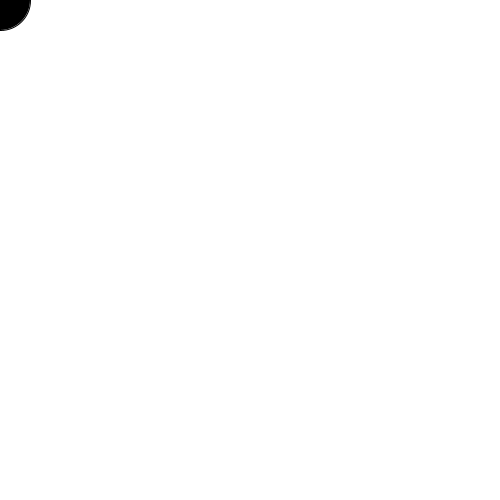
Frame 1 (no input)
Frame 60 (the mouse pressed at the canvas centre just before this capture): identical to frame 1, image omitted
Frame 120 (the mouse held since frame 60 and released just before this capture): identical to frame 1, image omitted

The Processing sketch that drew this single still picture (run headless with seeded random() and noise(); from frame 60 on, the mouse is pressed at the canvas centre):

// Processing sketch: leo
// ── leo.pde

PVector pos = new PVector(0,0);

void setup() {
  size(500,500);
}

void draw() {
  int radius = 60;
  background(255);
  
  if (mousePressed && abs(mouseX - pos.x) < radius && abs(mouseY - pos.y) < radius) {
   pos.x = mouseX;
   pos.y = mouseY;
  }
  
  fill(0);
  ellipse(pos.x,pos.y,radius,radius);
  
}
